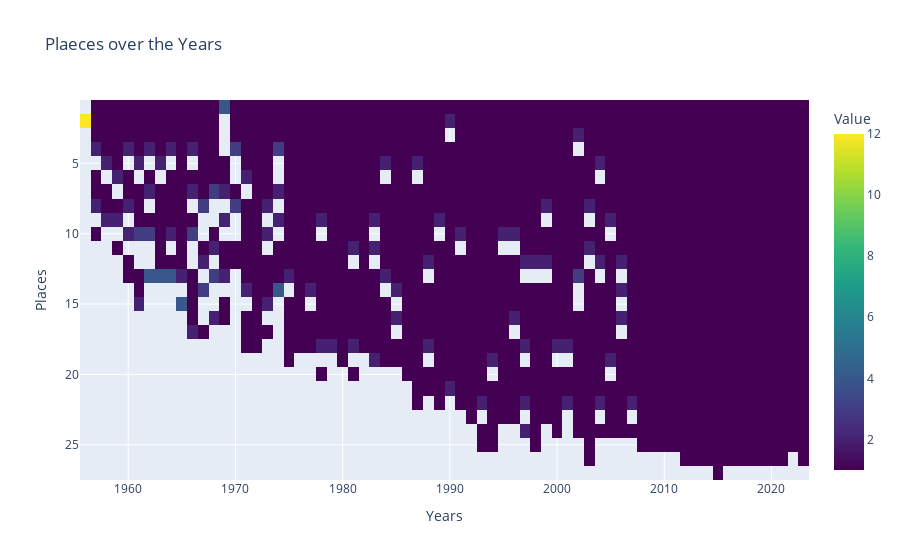

The cell this chart's notebook holds for it:
### Code cell
place_count = contestant_df.groupby(['year', 'place_final'])[['to_country']].count().reset_index()
place_count

# Pivot the DataFrame to create a matrix for the heatmap
heatmap_data = place_count.pivot(index='place_final', columns='year', values='to_country').sort_index(ascending=False)


# Create the heatmap
fig = go.Figure(data=go.Heatmap(
    z=heatmap_data.values,
    x=heatmap_data.columns,
    y=heatmap_data.index,
    colorscale='Viridis',  # Customize colorscale
    colorbar=dict(title='Value')  # Colorbar label
))

# Customize layout
fig.update_layout(
    title='Plaeces over the Years',
    xaxis=dict(title='Years'),
    yaxis=dict(title='Places')
)
fig.update_yaxes(
    autorange = 'reversed'


)

# Show the heatmap
fig.show()

### Figure 1 — Plotly figure (JSON) as saved in the notebook; plotly's stock layout.template omitted (floating-point values rounded to 4 significant figures; data arrays with more than 128 entries replaced by an {"elided": "..."} marker saying what was removed)
{"data": [{"colorbar": {"title": {"text": "Value"}}, "colorscale": [[0, "#440154"], [0.1111, "#482878"], [0.2222, "#3e4989"], [0.3333, "#31688e"], [0.4444, "#26828e"], [0.5556, "#1f9e89"], [0.6667, "#35b779"], [0.7778, "#6ece58"], [0.8889, "#b5de2b"], [1, "#fde725"]], "type": "heatmap", "x": [1956, 1957, 1958, 1959, 1960, 1961, 1962, 1963, 1964, 1965, 1966, 1967, 1968, 1969, 1970, 1971, 1972, 1973, 1974, 1975, 1976, 1977, 1978, 1979, 1980, 1981, 1982, 1983, 1984, 1985, 1986, 1987, 1988, 1989, 1990, 1991, 1992, 1993, 1994, 1995, 1996, 1997, 1998, 1999, 2000, 2001, 2002, 2003, 2004, 2005, 2006, 2007, 2008, 2009, 2010, 2011, 2012, 2013, 2014, 2015, 2016, 2017, 2018, 2019, 2021, 2022, 2023], "y": [27, 26, 25, 24, 23, 22, 21, 20, 19, 18, 17, 16, 15, 14, 13, 12, 11, 10, 9, 8, 7, 6, 5, 4, 3, 2, 1], "z": {"elided": "27x67 int values"}}], "layout": {"title": {"text": "Plaeces over the Years"}, "xaxis": {"title": {"text": "Years"}}, "yaxis": {"autorange": "reversed", "title": {"text": "Places"}}}}
